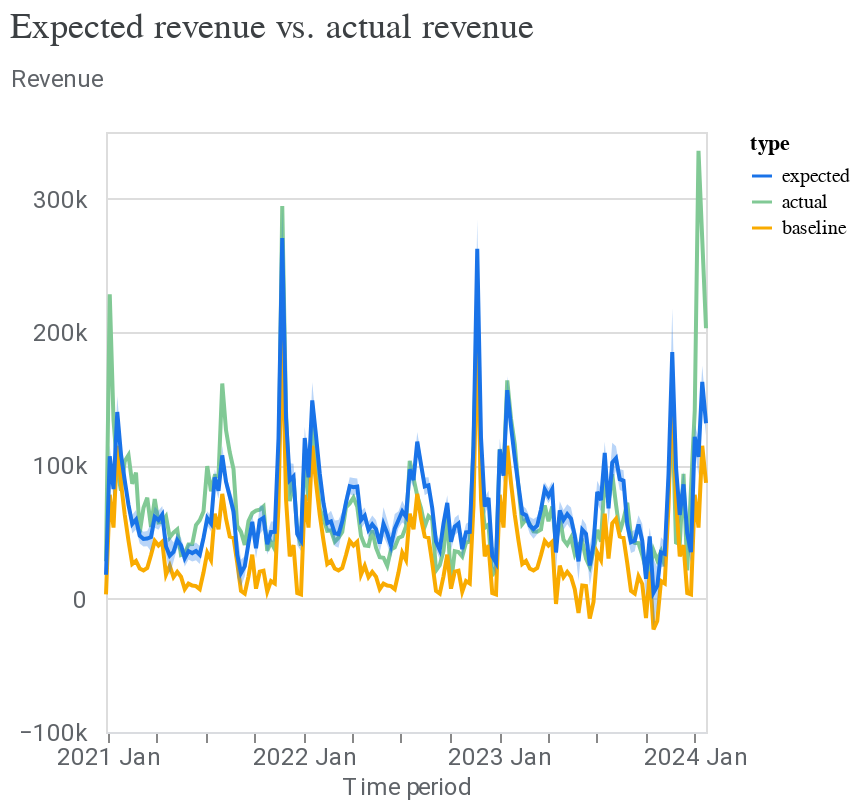

This figure's notebook cell:
### Code cell
model_fit = visualizer.ModelFit(mmm)
model_fit.plot_model_fit()

### Figure 1 — Vega-Lite specification as saved in the notebook (floating-point values rounded to 4 significant figures; data arrays with more than 128 entries replaced by an {"elided": "..."} marker saying what was removed)
{"config": {"view": {"continuousWidth": 300, "continuousHeight": 300}, "axis": {"labelColor": "#5F6368", "labelFont": "Roboto", "labelFontSize": 12, "titleColor": "#5F6368", "titleFont": "Roboto", "titleFontSize": 12, "titleFontWeight": "normal"}}, "layer": [{"mark": {"type": "line"}, "encoding": {"color": {"field": "type", "scale": {"domain": ["expected", "actual", "baseline"], "range": ["#1A73E8", "#81C995", "#F9AB00"]}, "type": "nominal"}, "x": {"axis": {"domainColor": "#DADCE0", "format": "%Y %b", "grid": false, "tickCount": 8}, "field": "time", "title": "Time period", "type": "temporal"}, "y": {"axis": {"domain": false, "labelExpr": "replace(format(datum.value, '.3~s'), 'G', 'B')", "labelPadding": 10, "tickCount": 5, "ticks": false, "titleAlign": "left", "titleAngle": 0, "titleY": -20}, "field": "mean", "title": "Revenue", "type": "quantitative"}}}, {"mark": {"type": "area", "opacity": 0.3}, "encoding": {"color": {"field": "type", "legend": null, "scale": {"domain": ["expected"], "range": ["#1A73E8"]}, "type": "nominal"}, "x": {"field": "time", "type": "temporal"}, "y": {"field": "ci_hi", "type": "quantitative"}, "y2": {"field": "ci_lo"}}}], "data": {"name": "data-7ac71e0faa3f1c2085fd506a4bf3592f"}, "resolve": {"scale": {"color": "independent"}}, "title": {"text": "Expected revenue vs. actual revenue", "anchor": "start", "color": "#3C4043", "font": "Google Sans Display", "fontSize": 18, "fontWeight": "normal", "offset": 10}, "$schema": "https://vega.github.io/schema/vega-lite/v5.20.1.json", "datasets": {"data-7ac71e0faa3f1c2085fd506a4bf3592f": {"elided": "483 records"}}}
